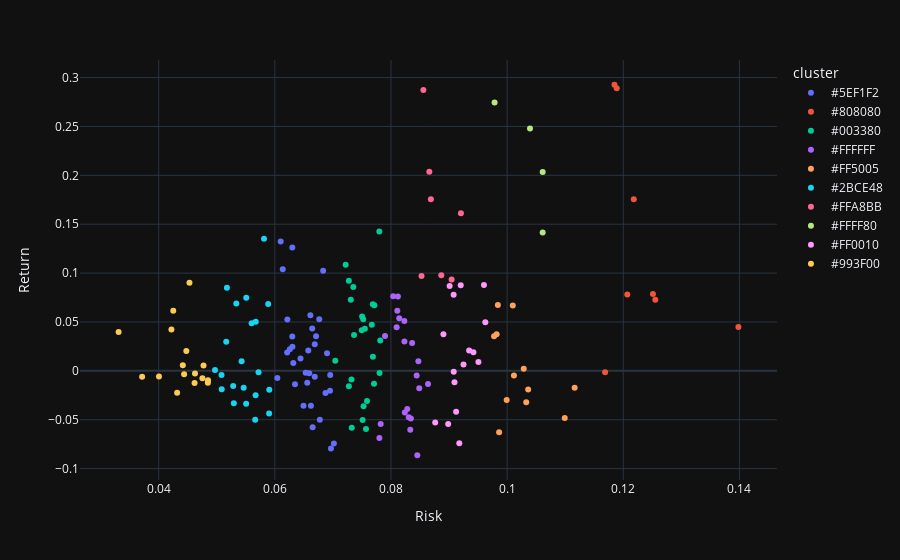

Notebook source saved alongside this figure:
### Code cell
colors = {'#FFFFFF', '#F0A3FF', '#0075DC', '#993F00', '#4C005C', '#191919', '#005C31', '#2BCE48', '#FFCC99', '#808080', '#94FFB5', '#8F7C00', '#9DCC00', '#C20088', '#003380', '#FFA405', '#FFA8BB', '#426600', '#FF0010', '#5EF1F2', '#00998F', '#E0FF66', '#740AFF', '#990000', '#FFFF80', '#FFFF00', '#FF5005'}

df_ = df.copy()

df_['Return'] = preprocessing.normalize([df_['Return']])[0]
df_['Risk'] = preprocessing.normalize([df_['Risk']])[0]

kmeans = KMeans(n_clusters=10).fit(df[["Risk", "Return"]])
y_kmeans = kmeans.predict(df[["Risk", "Return"]])

from collections import defaultdict
mapping_colors = defaultdict(lambda: False)

for cluster in y_kmeans:
    if mapping_colors[cluster] is False:
        color = colors.pop()
        mapping_colors[cluster] = color

df_['cluster'] = [ mapping_colors[cluster] for cluster in y_kmeans ]

fig = px.scatter(
    df_, 
    x='Risk', 
    y='Return', 
    hover_name='Stock', 
    color='cluster', 
    template='plotly_dark',
)
fig.show()

### Figure 1 — Plotly figure (JSON) as saved in the notebook; plotly's stock layout.template omitted (floating-point values rounded to 4 significant figures)
{"data": [{"hovertemplate": "<b>%{hovertext}</b><br><br>cluster=#5EF1F2<br>Risk=%{x}<br>Return=%{y}<extra></extra>", "hovertext": ["CSAN3.SA", "VBBR3.SA", "VALE3.SA", "SUZB3.SA", "POMO3.SA", "TUPY3.SA", "SHUL4.SA", "WEGE3.SA", "RAIL3.SA", "PRNR3.SA", "BRFS3.SA", "JBSS3.SA", "BEEF3.SA", "TEND3.SA", "VULC3.SA", "ARZZ3.SA", "HAPV3.SA", "PARD3.SA", "QUAL3.SA", "PNVL3.SA", "SQIA3.SA", "TOTS3.SA", "CMIG4.SA", "CMIG3.SA", "SBSP3.SA", "SAPR3.SA", "BMGB4.SA", "BBDC4.SA", "BBDC3.SA", "BBAS3.SA", "B3SA3.SA", "WIZS3.SA", "SYNE3.SA"], "legendgroup": "#5EF1F2", "marker": {"color": "#636efa", "symbol": "circle"}, "mode": "markers", "name": "#5EF1F2", "orientation": "v", "showlegend": true, "type": "scatter", "x": [0.06301, 0.06688, 0.06101, 0.06136, 0.06775, 0.06258, 0.06212, 0.06301, 0.06576, 0.06651, 0.06873, 0.0671, 0.06348, 0.06954, 0.06688, 0.06766, 0.06832, 0.06558, 0.06442, 0.06044, 0.06899, 0.06612, 0.06303, 0.06644, 0.06622, 0.06493, 0.06532, 0.06593, 0.06318, 0.0695, 0.06216, 0.07017, 0.06967], "xaxis": "x", "y": [0.03505, -0.006093, 0.1323, 0.104, -0.04993, 0.02205, 0.01865, 0.1261, 0.02075, -0.0577, -0.02261, 0.03531, -0.01366, -0.00428, 0.02731, 0.05273, 0.1024, -0.01205, 0.01268, -0.007231, 0.01792, 0.05684, 0.02467, 0.04322, -0.03567, -0.03578, -0.001894, -0.002385, 0.008015, -0.02034, 0.05248, -0.07441, -0.07954], "yaxis": "y"}, {"hovertemplate": "<b>%{hovertext}</b><br><br>cluster=#808080<br>Risk=%{x}<br>Return=%{y}<extra></extra>", "hovertext": ["DMMO3.SA", "PRIO3.SA", "INEP4.SA", "INEP3.SA", "AZUL4.SA", "GOLL4.SA", "CVCB3.SA", "BLUT4.SA"], "legendgroup": "#808080", "marker": {"color": "#EF553B", "symbol": "circle"}, "mode": "markers", "name": "#808080", "orientation": "v", "showlegend": true, "type": "scatter", "x": [0.1398, 0.1218, 0.1189, 0.1185, 0.1255, 0.1251, 0.1207, 0.1169], "xaxis": "x", "y": [0.0448, 0.1755, 0.289, 0.2927, 0.07267, 0.07859, 0.07812, -0.001503], "yaxis": "y"}, {"hovertemplate": "<b>%{hovertext}</b><br><br>cluster=#003380<br>Risk=%{x}<br>Return=%{y}<extra></extra>", "hovertext": ["ENAT3.SA", "PETR4.SA", "GGBR4.SA", "GOAU4.SA", "USIM3.SA", "DXCO3.SA", "POMO4.SA", "TGMA3.SA", "CCRO3.SA", "ECOR3.SA", "SMTO3.SA", "MRFG3.SA", "NTCO3.SA", "DIRR3.SA", "MTRE3.SA", "MRVE3.SA", "ALPA4.SA", "ANIM3.SA", "SEER3.SA", "LREN3.SA", "MGLU3.SA", "AALR3.SA", "IGTI3.SA", "LOGG3.SA", "MULT3.SA"], "legendgroup": "#003380", "marker": {"color": "#00cc96", "symbol": "circle"}, "mode": "markers", "name": "#003380", "orientation": "v", "showlegend": true, "type": "scatter", "x": [0.0769, 0.0767, 0.07275, 0.07352, 0.0722, 0.07715, 0.07325, 0.07708, 0.0732, 0.07804, 0.07503, 0.07551, 0.07522, 0.07042, 0.07816, 0.07364, 0.07309, 0.07497, 0.07512, 0.07275, 0.078, 0.0757, 0.07528, 0.07687, 0.07588], "xaxis": "x", "y": [0.01436, 0.04725, 0.09209, 0.08575, 0.1084, 0.06698, -0.0583, -0.01307, -0.008765, -0.002162, 0.05548, 0.04301, 0.05273, 0.01028, 0.03117, 0.03661, 0.07272, 0.04155, -0.05028, -0.01564, 0.1425, -0.05952, -0.03619, 0.06811, -0.03089], "yaxis": "y"}, {"hovertemplate": "<b>%{hovertext}</b><br><br>cluster=#FFFFFF<br>Risk=%{x}<br>Return=%{y}<extra></extra>", "hovertext": ["PETR3.SA", "UGPA3.SA", "PMAM3.SA", "RAPT4.SA", "ROMI3.SA", "MILS3.SA", "STBP3.SA", "VLID3.SA", "EZTC3.SA", "JHSF3.SA", "TCSA3.SA", "TECN3.SA", "BKBR3.SA", "YDUQ3.SA", "MOVI3.SA", "ELET3.SA", "LIGT3.SA", "PINE4.SA", "CIEL3.SA", "ALSO3.SA", "BRML3.SA"], "legendgroup": "#FFFFFF", "marker": {"color": "#ab63fa", "symbol": "circle"}, "mode": "markers", "name": "#FFFFFF", "orientation": "v", "showlegend": true, "type": "scatter", "x": [0.08098, 0.0811, 0.08454, 0.08038, 0.0812, 0.08487, 0.07898, 0.08238, 0.08473, 0.08231, 0.08343, 0.07801, 0.08443, 0.08639, 0.08143, 0.08232, 0.08365, 0.08281, 0.08333, 0.08306, 0.07823], "xaxis": "x", "y": [0.04465, 0.06139, -0.08633, 0.0763, 0.07595, -0.01772, 0.03553, -0.04253, 0.009837, 0.05097, -0.04886, -0.06865, -0.004719, -0.01356, 0.05368, 0.03001, 0.02838, -0.0389, -0.06032, -0.04753, -0.05439], "yaxis": "y"}, {"hovertemplate": "<b>%{hovertext}</b><br><br>cluster=#FF5005<br>Risk=%{x}<br>Return=%{y}<extra></extra>", "hovertext": ["LUPA3.SA", "HBOR3.SA", "MDNE3.SA", "VIVR3.SA", "MEAL3.SA", "SHOW3.SA", "AMAR3.SA", "VIIA3.SA", "POSI3.SA", "BPAN4.SA", "BBRK3.SA", "LPSB3.SA"], "legendgroup": "#FF5005", "marker": {"color": "#FFA15A", "symbol": "circle"}, "mode": "markers", "name": "#FF5005", "orientation": "v", "showlegend": true, "type": "scatter", "x": [0.0982, 0.1116, 0.1012, 0.09992, 0.09862, 0.09776, 0.1099, 0.101, 0.1029, 0.09841, 0.1033, 0.1036], "xaxis": "x", "y": [0.0375, -0.01723, -0.004641, -0.02974, -0.06278, 0.03531, -0.04832, 0.06676, 0.00221, 0.06738, -0.03203, -0.01897], "yaxis": "y"}, {"hovertemplate": "<b>%{hovertext}</b><br><br>cluster=#2BCE48<br>Risk=%{x}<br>Return=%{y}<extra></extra>", "hovertext": ["BRAP4.SA", "FESA4.SA", "KLBN4.SA", "KLBN3.SA", "MDIA3.SA", "ABEV3.SA", "BOBR4.SA", "GRND3.SA", "FLRY3.SA", "HYPE3.SA", "TIMS3.SA", "CPLE3.SA", "ENEV3.SA", "NEOE3.SA", "CSMG3.SA", "SAPR4.SA", "ABCB4.SA", "ITSA4.SA", "ITUB4.SA", "CARD3.SA", "BRPR3.SA"], "legendgroup": "#2BCE48", "marker": {"color": "#19d3f3", "symbol": "circle"}, "mode": "markers", "name": "#2BCE48", "orientation": "v", "showlegend": true, "type": "scatter", "x": [0.05814, 0.05601, 0.05337, 0.05175, 0.05507, 0.05163, 0.05671, 0.05085, 0.05082, 0.0572, 0.05283, 0.05669, 0.05508, 0.05294, 0.05905, 0.05662, 0.05464, 0.0497, 0.05428, 0.05886, 0.05902], "xaxis": "x", "y": [0.1351, 0.04881, 0.06885, 0.08491, -0.03358, 0.02984, 0.05016, -0.01893, -0.004234, -0.001484, -0.01544, -0.02495, 0.07487, -0.03323, -0.01945, -0.05003, -0.01725, 0.0009112, 0.009757, 0.06839, -0.04359], "yaxis": "y"}, {"hovertemplate": "<b>%{hovertext}</b><br><br>cluster=#FFA8BB<br>Risk=%{x}<br>Return=%{y}<extra></extra>", "hovertext": ["CSNA3.SA", "RENT3.SA", "LCAM3.SA", "AMER3.SA", "LWSA3.SA", "OIBR4.SA", "OIBR3.SA"], "legendgroup": "#FFA8BB", "marker": {"color": "#FF6692", "symbol": "circle"}, "mode": "markers", "name": "#FFA8BB", "orientation": "v", "showlegend": true, "type": "scatter", "x": [0.08661, 0.08526, 0.09045, 0.08867, 0.08558, 0.09205, 0.08687], "xaxis": "x", "y": [0.2037, 0.09712, 0.09348, 0.09787, 0.2872, 0.1613, 0.1755], "yaxis": "y"}, {"hovertemplate": "<b>%{hovertext}</b><br><br>cluster=#FFFF80<br>Risk=%{x}<br>Return=%{y}<extra></extra>", "hovertext": ["DEXP3.SA", "ETER3.SA", "AZEV4.SA", "TASA4.SA"], "legendgroup": "#FFFF80", "marker": {"color": "#B6E880", "symbol": "circle"}, "mode": "markers", "name": "#FFFF80", "orientation": "v", "showlegend": true, "type": "scatter", "x": [0.1039, 0.1061, 0.1061, 0.09784], "xaxis": "x", "y": [0.2479, 0.2035, 0.1416, 0.2744], "yaxis": "y"}, {"hovertemplate": "<b>%{hovertext}</b><br><br>cluster=#FF0010<br>Risk=%{x}<br>Return=%{y}<extra></extra>", "hovertext": ["FHER3.SA", "RANI3.SA", "PTBL3.SA", "EMBR3.SA", "RCSL4.SA", "LOGN3.SA", "TPIS3.SA", "CYRE3.SA", "EVEN3.SA", "GFSA3.SA", "TRIS3.SA", "VIVA3.SA", "COGN3.SA", "CEAB3.SA", "GUAR3.SA", "SBFG3.SA"], "legendgroup": "#FF0010", "marker": {"color": "#FF97FF", "symbol": "circle"}, "mode": "markers", "name": "#FF0010", "orientation": "v", "showlegend": true, "type": "scatter", "x": [0.09201, 0.09079, 0.0901, 0.08762, 0.09506, 0.09249, 0.09601, 0.08903, 0.09346, 0.09094, 0.09081, 0.09625, 0.09177, 0.0942, 0.08985, 0.09122], "xaxis": "x", "y": [0.08748, 0.0778, 0.08675, -0.05296, 0.008981, 0.006564, 0.08774, 0.03738, 0.02079, -0.01155, -0.0008442, 0.04977, -0.074, 0.01912, -0.05449, -0.04175], "yaxis": "y"}, {"hovertemplate": "<b>%{hovertext}</b><br><br>cluster=#993F00<br>Risk=%{x}<br>Return=%{y}<extra></extra>", "hovertext": ["AGRO3.SA", "SLCE3.SA", "CAML3.SA", "CRFB3.SA", "ODPV3.SA", "RADL3.SA", "VIVT3.SA", "CPFE3.SA", "ENBR3.SA", "EGIE3.SA", "EQTL3.SA", "TRPL4.SA", "ITSA3.SA", "ITUB3.SA", "BBSE3.SA", "PSSA3.SA"], "legendgroup": "#993F00", "marker": {"color": "#FECB52", "symbol": "circle"}, "mode": "markers", "name": "#993F00", "orientation": "v", "showlegend": true, "type": "scatter", "x": [0.04251, 0.0453, 0.04219, 0.04438, 0.04753, 0.04476, 0.04618, 0.04847, 0.04416, 0.04005, 0.0485, 0.0331, 0.03715, 0.04772, 0.04626, 0.04318], "xaxis": "x", "y": [0.06161, 0.09003, 0.04238, -0.003408, -0.007454, 0.02036, -0.01245, -0.01205, 0.005687, -0.005807, -0.009627, 0.03975, -0.006014, 0.005533, -0.002643, -0.0225], "yaxis": "y"}], "layout": {"legend": {"title": {"text": "cluster"}, "tracegroupgap": 0}, "margin": {"t": 60}, "xaxis": {"anchor": "y", "domain": [0, 1], "title": {"text": "Risk"}}, "yaxis": {"anchor": "x", "domain": [0, 1], "title": {"text": "Return"}}}}
